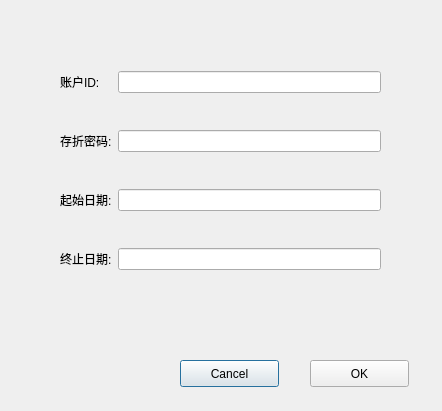
<?xml version="1.0" encoding="UTF-8"?>
<ui version="4.0">
 <class>HistoryDialog</class>
 <widget class="QDialog" name="HistoryDialog">
  <property name="geometry">
   <rect>
    <x>0</x>
    <y>0</y>
    <width>442</width>
    <height>411</height>
   </rect>
  </property>
  <property name="windowTitle">
   <string>Dialog</string>
  </property>
  <widget class="QPushButton" name="cancel">
   <property name="geometry">
    <rect>
     <x>180</x>
     <y>360</y>
     <width>99</width>
     <height>27</height>
    </rect>
   </property>
   <property name="text">
    <string>Cancel</string>
   </property>
  </widget>
  <widget class="QPushButton" name="confirm">
   <property name="geometry">
    <rect>
     <x>310</x>
     <y>360</y>
     <width>99</width>
     <height>27</height>
    </rect>
   </property>
   <property name="text">
    <string>OK</string>
   </property>
  </widget>
  <widget class="QWidget" name="layoutWidget">
   <property name="geometry">
    <rect>
     <x>60</x>
     <y>40</y>
     <width>321</width>
     <height>261</height>
    </rect>
   </property>
   <layout class="QGridLayout" name="gridLayout">
    <item row="0" column="0">
     <widget class="QLabel" name="label">
      <property name="text">
       <string>账户ID:</string>
      </property>
     </widget>
    </item>
    <item row="0" column="1">
     <widget class="QLineEdit" name="id"/>
    </item>
    <item row="1" column="0">
     <widget class="QLabel" name="label_2">
      <property name="text">
       <string>存折密码:</string>
      </property>
     </widget>
    </item>
    <item row="1" column="1">
     <widget class="QLineEdit" name="password">
      <property name="echoMode">
       <enum>QLineEdit::Password</enum>
      </property>
     </widget>
    </item>
    <item row="2" column="0">
     <widget class="QLabel" name="label_3">
      <property name="text">
       <string>起始日期:</string>
      </property>
     </widget>
    </item>
    <item row="2" column="1">
     <widget class="QLineEdit" name="start_date"/>
    </item>
    <item row="3" column="0">
     <widget class="QLabel" name="label_6">
      <property name="text">
       <string>终止日期:</string>
      </property>
     </widget>
    </item>
    <item row="3" column="1">
     <widget class="QLineEdit" name="end_date"/>
    </item>
   </layout>
  </widget>
 </widget>
 <resources/>
 <connections/>
</ui>
